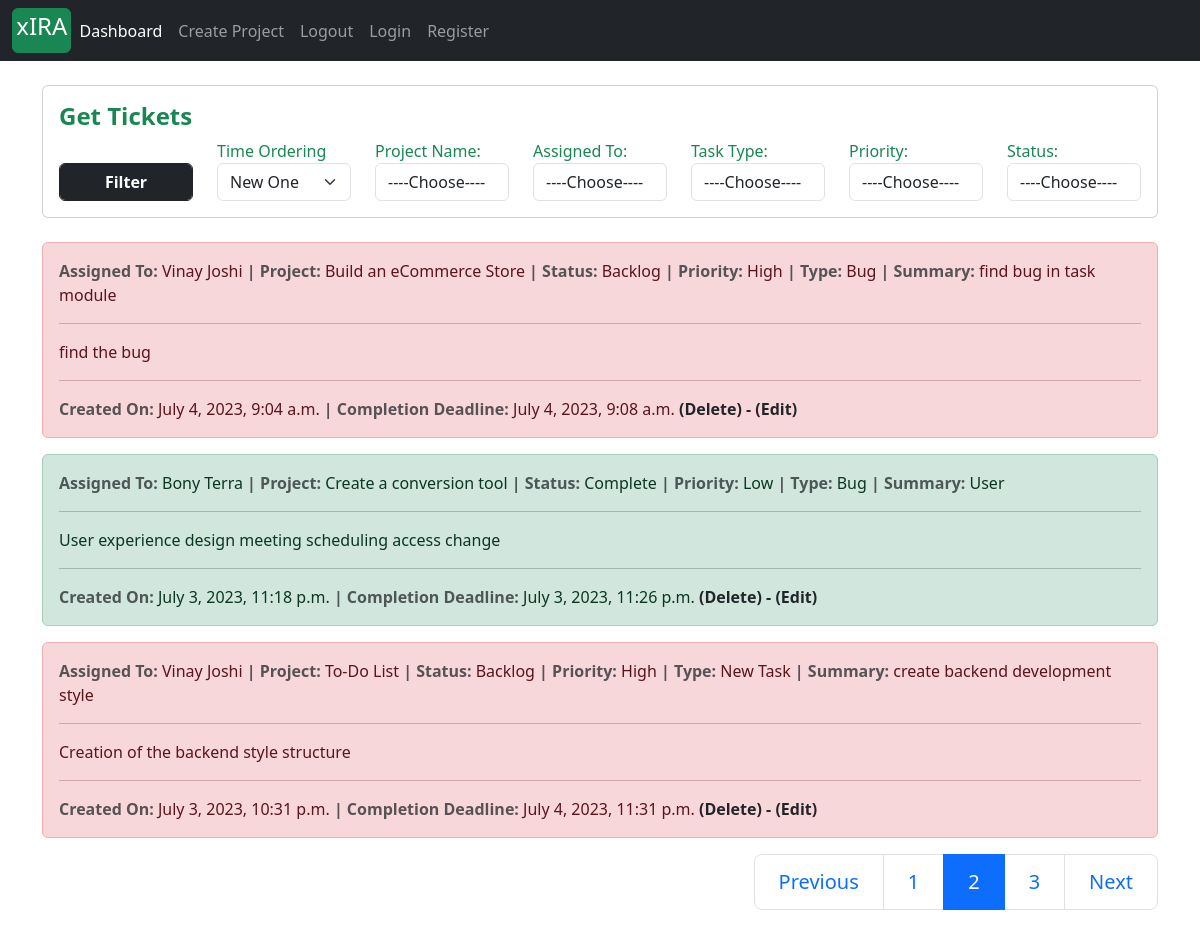
Page /ticket/manage/?page=2 (signed in) on the committed database.
### tickets/models.py (models this page shows, shortened)
class Task(models.Model):
    project       = models.ForeignKey(Project, on_delete=models.CASCADE)
    task_type     = models.CharField(max_length=30, choices = task_type_choices)
    short_summary = models.CharField(max_length=80)
    description   = models.TextField(max_length=500)
    assignee     = models.ForeignKey(Account, on_delete=models.CASCADE)
    status        = models.CharField(max_length=25, choices=status_field)
    priority      = models.CharField(max_length=25, choices=priority_field)
    start_date    = models.DateTimeField(auto_now_add=True)
    estimated_end_date = models.DateTimeField()
    def task_as_back_log(self):
        current_time = datetime.datetime.now().astimezone()
        estimated_end_date = self.estimated_end_date.astimezone()
        if self.status == 'Complete':
            return False
        if current_time >= estimated_end_date:
            self.status = 'Backlog'
            self.save()
            return True
        else:
            return False

### accounts/models.py (models this page shows, shortened)
class Account(AbstractBaseUser):
    first_name           = models.CharField(max_length=50)
    last_name            = models.CharField(max_length=50)
    work_email           = models.EmailField(max_length=100, unique=True)
    contact_number       = models.CharField(max_length=50)
    work_profile         = models.CharField(max_length=30, choices=choices)
    date_joined     = models.DateTimeField(auto_now_add=True)
    last_login      = models.DateTimeField(auto_now_add=True)
    is_admin        = models.BooleanField(default=False)
    is_staff        = models.BooleanField(default=False)
    is_active        = models.BooleanField(default=False)
    is_superadmin        = models.BooleanField(default=False)
    USERNAME_FIELD = 'work_email'
    REQUIRED_FIELDS = ['first_name', 'last_name']
    objects = MyAccountManager()
    def __str__(self):
        return f'{self.first_name} {self.last_name}'
    def is_project_manager(self):
        try:
            temp = ProjectManager.objects.get(project_manager__id=self.id)
            is_manager = True
        except ProjectManager.DoesNotExist:
            is_manager = False
        return is_manager

### projects/models.py (models this page shows)
class Project(models.Model):
    project_name         = models.CharField(max_length=30)
    project_description  = models.TextField(max_length=600, blank=True)
    project_category     = models.CharField(max_length=30, choices=choices)
    project_manager      =  models.ForeignKey(ProjectManager, on_delete=models.SET_NULL, null=True)
    assignees            =  models.ManyToManyField(Account)
    start_date           = models.DateTimeField(auto_now_add=True)
    estimated_end_date   = models.DateTimeField()
    def __str__(self):
        return self.project_name

### tickets/views.py (the view, shortened to what this page needs)
# urls.py: path('manage/', views.manage_ticket, name='manage_ticket'),
def manage_ticket(request):
    url = ""
    count = 0
    for j in request.GET:
        if j != 'page':
            count += 1
    if count > 0:
        url += "?"
    for item in request.GET:
        if item != 'page':
            temp_url = item+"="+request.GET.get(item)+"&"
            url += temp_url
    if url[-1:] == "&":
        url = url[:-1]
    print(url)
    if request.user.is_project_manager():
        project_coice_tuple_list, assignee_choice_tuple_list = get_choice_fields(request.user)
        context = {
            'project_choice': project_coice_tuple_list,
            'assignee_choice': assignee_choice_tuple_list,
            'status_choice': status_field,
            'task_type_choice': task_type_choices,
            'priority_choice': priority_field,
        }
        all_task_query = get_all_tickets_project_manager(request.user)
        query_dic = request.GET
        if 'project_id' in query_dic:
            if query_dic['project_id'] != '' and len(all_task_query) > 0:
                all_task_query = all_task_query.filter(project__id=int(query_dic['project_id']))
        if 'assignee_id' in query_dic:
            if query_dic['assignee_id'] != '' and len(all_task_query) > 0:
                all_task_query = all_task_query.filter(assignee__id=int(query_dic['assignee_id']))
        if 'task_type' in query_dic:
            if query_dic['task_type'] != '' and len(all_task_query) > 0:
                all_task_query = all_task_query.filter(task_type=query_dic['task_type'])
        if 'priority' in query_dic:
            if query_dic['priority'] != '' and len(all_task_query) > 0:
                all_task_query = all_task_query.filter(priority=query_dic['priority'])
        if 'status' in query_dic:
            if query_dic['status'] != '' and len(all_task_query) > 0:
                all_task_query = all_task_query.filter(status=query_dic['status'])
        all_task_query = all_task_query.order_by('-start_date')
        print(request.GET)
        page_no = request.GET.get('page')
        page_object = Paginator(all_task_query, 3)
        if page_no is None:
            all_task_query = page_object.get_page(1)
            print(all_task_query.number)
        else:
            all_task_query = page_object.get_page(page_no)
            print(all_task_query.number)
        context['tasks'] = all_task_query
        context['url'] = url
    return render(request, 'manage_ticket.html', context)

### projects/forms.py
class ProjectCreationForm(forms.ModelForm):
    class Meta:
        model = Project
        fields = ('project_name', 'project_category', 'project_description', 'estimated_end_date')
        widgets = {
            'project_name': forms.TextInput(attrs={'class': 'form-control',  }),
            'project_category': forms.Select(attrs={'class': 'form-control', }),
            'project_description': forms.Textarea(attrs={'class': 'form-control', 'rows':4, 'cols':15}),
        }

### accounts/models.py (called while the page is built)
    def get_all_project(self):
        return self.project_set.all()

### projects/context_processors.py (called while the page is built)
def create_project_form(request):
    form = ProjectCreationForm()
    context = {
        'project_creation_form': form
    }
    return context

### tickets/views.py (called while the page is built)
def get_all_tickets_project_manager(user):
    project_manager = ProjectManager.objects.get(project_manager__id=user.id)
    projects = project_manager.get_all_project()
    if len(projects) >= 1:
        project_1 = projects[0]
        all_tickets = Task.objects.filter(project__id=project_1.id)
        for i in range(1, len(projects)):
            all_tickets = all_tickets | Task.objects.filter(project__id=projects[i].id)
        return all_tickets
    return None

def get_choice_fields(user):
    project_manager = ProjectManager.objects.get(project_manager__id=user.id)
    project_choice = project_manager.get_all_project()
    assignee_choice = set()
    for projects in project_choice:
        assignee_choice = assignee_choice.union(set(projects.assignees.all()))
    project_coice_tuple_list = []
    assignee_choice_tuple_list = []
    for pr_choice in project_choice:
        project_coice_tuple_list.append((pr_choice.id, pr_choice))
    for ass_choice in assignee_choice:
        assignee_choice_tuple_list.append((ass_choice.id, ass_choice))
    return project_coice_tuple_list, assignee_choice_tuple_list

### templates/manage_ticket.html (shortened to what this page needs)
{% extends 'base.html' %}
{% block content %}
{% load tz %}
<div class="container mt-4">
    <div class="card mx-auto">
      <article class="card-body">
		<header class="text-success"><h4><strong class="card-title">Get Tickets</strong></h4></header>
		<form action = "{% url 'manage_ticket' %}" method="GET">
				<div class="form-group row">
					<div class="col form-group" style="">
                        	<button class="btn btn-dark form-control" href="#"><strong>Filter</strong></button>
            		</div>
					<div class="col form-group">
							<label class="text-success" for="">Time Ordering</label>
							<select class="form-select" name="order_by">
							  <option value="1" selected>New One</option>
							</select>
				</div>
					<div class="col form-group">
						<label class="text-success" for="project_id">Project Name:</label>
						<select class="form-control" name="project_id">
						<option value="">----Choose----</option>
						</select>
					</div>
					<div class="col form-group">
						<label class="text-success" for="assignee_id">Assigned To:</label>
						<select class="form-control" name="assignee_id">
						<option value="">----Choose----</option>
						</select>
					</div>
					<div class="col form-group">
			            <label class="text-success" for="">Task Type:</label>
						<select class="form-control" name="task_type">
						<option value="">----Choose----</option>
						</select>
					</div>
					<div class="col form-group">
			            <label class="text-success" for="">Priority:</label>
						<select class="form-control" name="priority">
						<option value="">----Choose----</option>
						</select>
					</div>
					<div class="col form-group">
			            <label class="text-success" for="">Status:</label>
						<select class="form-control" name="status">
						<option value="">----Choose----</option>
						</select>
					</div>
		</form>
		</article>
    </div>
</div>
<div class="container mt-4">
	{% for task in tasks %}
	<div class="alert alert-{% if task.task_as_back_log %}danger{% elif task.status == 'Open' %}primary{% elif task.status == 'In Progress' %}info{% else %}success{% endif %}" role="alert">
		<strong class="text-muted"> Assigned To: </strong>
		{{task.assignee}}
		<strong class="text-muted">| Project: </strong>
		{{task.project}}
		<strong class="text-muted">| Status: </strong>
	    {{task.status|capfirst}}
	 	<strong class="text-muted">| Priority: </strong>
	    {{task.priority}}
		<strong class="text-muted">| Type: </strong>
	    {{task.task_type}}
		<strong class="text-muted">| Summary: </strong>
	    {{task.short_summary}}
	 	<hr>
	 	<p>{{task.description}}</p>
	 	<hr>
	<strong class="text-muted"> Created On: </strong>
	 {{task.start_date|timezone:"Asia/Kolkata"}}
	<strong class="text-muted">| Completion Deadline: </strong>
	 {{task.estimated_end_date|timezone:"Asia/Kolkata"}}
	<a class="text-dark" href="{% url 'delete_ticket' task.id %}" style="text-decoration: none;"><strong> (Delete) -</strong></a>
 	<a class="text-dark" href="{% url 'edit_ticket' task.id %}" style="text-decoration: none;"><strong> (Edit)</strong></a>
	</div>
	{% endfor %}
<nav aria-label="Page navigation example">
	  <ul class="pagination justify-content-end pagination-lg">
		<li class="page-item"><a class="page-link" href="#">Previous</a></li>
			  {% for page_no in  tasks.paginator.page_range %}
		  		{% if tasks.number == page_no %}
					{% if url %}
		  				<li class="page-item active"><a class="page-link" href="{{url}}&page={{page_no}}">{{page_no}}</a></li>
		  			{%  else %}
		  				<li class="page-item active"><a class="page-link" href="?page={{page_no}}">{{page_no}}</a></li>
		  			{% endif %}
		  		{% else %}
					{% if url %}
		  				<li class="page-item "><a class="page-link" href="{{url}}&page={{page_no}}">{{page_no}}</a></li>
		  			{%  else %}
		  				<li class="page-item "><a class="page-link" href="?page={{page_no}}">{{page_no}}</a></li>
		  			{% endif %}
		  		{% endif %}
		  	{% endfor %}
		<li class="page-item"><a class="page-link" href="#">Next</a></li>
	  </ul>
</nav>
</div>
{% endblock %}

### rows in the picture
Task: assignee "Vinay Joshi", project "Build an eCommerce Store", status "Backlog", priority "High", task_type "Bug", short_summary "find bug in task module", description "find the bug", start_date "July 4, 2023, 9:04 a.m.", estimated_end_date "July 4, 2023, 9:08 a.m."
Task: assignee "Bony Terra", project "Create a conversion tool", status "Complete", priority "Low", task_type "Bug", short_summary "User", description "User experience design meeting scheduling access change", start_date "July 3, 2023, 11:18 p.m.", estimated_end_date "July 3, 2023, 11:26 p.m."
Task: assignee "Vinay Joshi", project "To-Do List", status "Backlog", priority "High", task_type "New Task", short_summary "create backend development style", description "Creation of the backend style structure", start_date "July 3, 2023, 10:31 p.m.", estimated_end_date "July 4, 2023, 11:31 p.m."

### other values in the picture
{{ page_no }} "1" "3"
{{ page_no }} "2"
